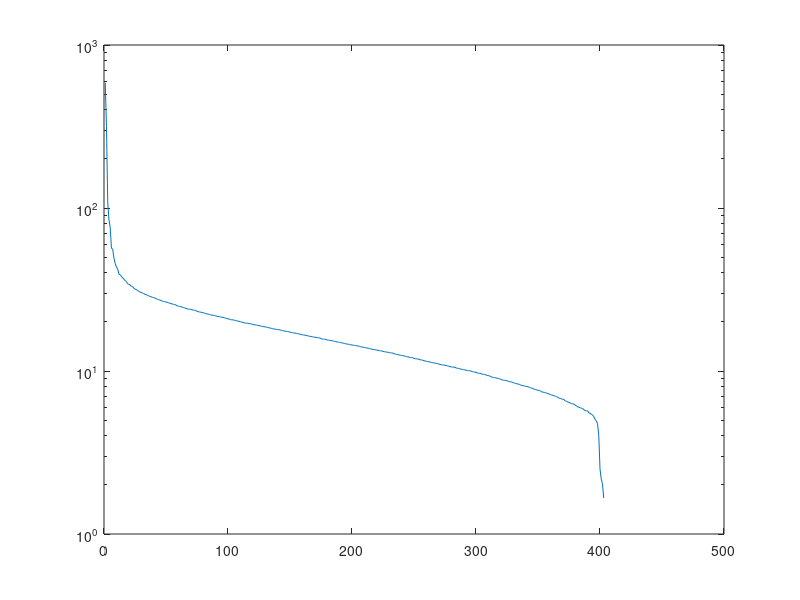

Recreate this plot in MATLAB. (Note: this script raises an error after producing the figure.)
clear;
clc;

f = fopen('house_names.txt');             
hn = textscan(f,'%s','delimiter','\n');
fclose(f);
h_names = [hn{:}];

f = fopen('senate_names.txt');             
sn = textscan(f,'%s','delimiter','\n');
fclose(f);
s_names = [sn{:}];

h_votes = load('house_votes.txt');
h_parties = load('house_parties.txt');
s_votes = load('senate_votes.txt');
s_parties = load('senate_parties.txt');

[Uh,Sh,Vh] = svd(h_votes);
[Us,Ss,Vs] = svd(s_votes);
sh = svd(h_votes);
ss = svd(s_votes);

% PLOT SINGULAR VALUES
figure(1)
semilogy(sh);
vline(20);
title('Voting Patterns US House Votes');
xlabel('singular value (i)');
ylabel('singular value');

figure(2)
semilogy(ss);
vline(5);
title('Voting Patterns US Senate Votes');
xlabel('singular value (i)');
ylabel('singular value');

figure(3)
gscatter(Uh(:,1),Uh(:,2),h_parties,'br','xo');
title('PCA - US House Votes');
xlabel('PC1');
ylabel('PC2');
legend('Democrats','Republicans','Location','northwest');
text(Uh(:,1),Uh(:,2),h_names,'right','FontSize',5);

figure(4)
gscatter(Us(:,1),Us(:,2),s_parties,'brk','xox');
title('PCA - US Senate Votes');
xlabel('PC1');
ylabel('PC2');
legend('Democrats','Republicans','Independents','Location','northwest');
text(Us(:,1),Us(:,2),s_names,'right','FontSize',5);


% Use a low rank approximation of the voting record using the first two dominant
% singular values of the SVD.

% HOUSE VOTE LOW RANK APPROXIMATION
k = 3;
% Bh is k = 2 low rank prediction of the House voting record
Bh = round(Uh(:,1:k)*Sh(1:k,1:k)*Vh(:,1:k)',0);
[pah, cvh] = computeStats(h_votes, Bh);
% cv - total number of matches i.e. correct votes
% pa - predictive accuracy

% Compute the prediction accuracy for the House voting record approximation
pah = cvh*100/(size(Bh,1)*size(Bh,2));

% SENATE VOTE LOW RANK APPROXIMATION
% Bs is k = 2 low rank prediction of the Senate voting record
Bs = round(Us(:,1:k)*Ss(1:k,1:k)*Vs(:,1:k)',0);
[pas, cvs] = computeStats(s_votes, Bs);
% cv - total number of matches i.e. correct votes
% pa - predictive accuracy

% Plot this number for each representative versus the u1 vector.
% HOUSE

% Compute p vector
for k = 1:size(h_votes,1)
[a, c] = computeStats(h_votes(k,:), Bh(k,:));
ph(1,k) = a;
end

for k = 1:size(s_votes,1)
[a, c] = computeStats(s_votes(k,:), Bs(k,:));
ps(1,k) = a;
end

% PLOT PREDICTION ACCURACY vs PC1
figure(5);
gscatter(Uh(:,1),ph,h_parties,'br','xo');
text(Uh(:,1),ph,h_names,'right','FontSize',5);
title('US House Votes: Prediction Accuracy vs PC1');
xlabel('PC1');
ylabel('Prediction Accuracy');
legend('Democrats','Republicans','Location','southeast');

figure(6);
gscatter(Us(:,1),ps,s_parties,'brk','xox');
text(Us(:,1),ps,s_names,'right','FontSize',5);
title('US Senate Votes: Prediction Accuracy vs PC1');
xlabel('PC1');
ylabel('Prediction Accuracy');
legend('Democrats','Republicans','Independents','Location','southeast');

h_abs = computeAbstention(h_votes); % Vector showing the no. of absention votes
s_abs = computeAbstention(s_votes); % Vector showing the no. of absention votes